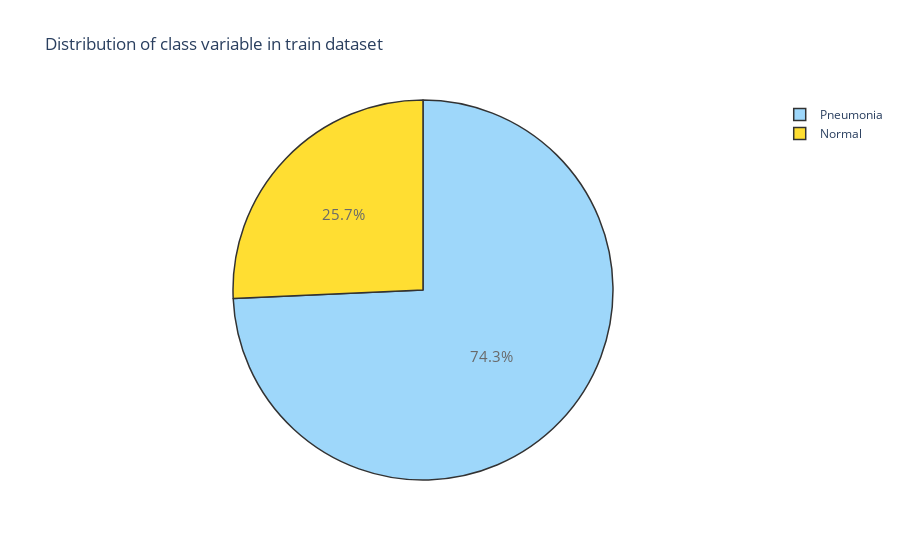

The cell this chart's notebook holds for it:
### Code cell
trace = go.Pie(labels = ['Pneumonia', 'Normal'], values = df_train['class'].value_counts(), 
               textfont=dict(size=15), opacity = 0.8,
               marker=dict(colors=['lightskyblue','gold'], 
                           line=dict(color='#000000', width=1.5)))


layout = dict(title =  'Distribution of class variable in train dataset')
           
fig = dict(data = [trace], layout=layout)
py.iplot(fig)

### Figure 1 — Plotly figure (JSON) as saved in the notebook; plotly's stock layout.template omitted (floating-point values rounded to 4 significant figures)
{"data": [{"labels": ["Pneumonia", "Normal"], "marker": {"colors": ["lightskyblue", "gold"], "line": {"color": "#000000", "width": 1.5}}, "opacity": 0.8, "textfont": {"size": 15}, "values": [3875, 1341], "type": "pie"}], "layout": {"title": {"text": "Distribution of class variable in train dataset"}}}
